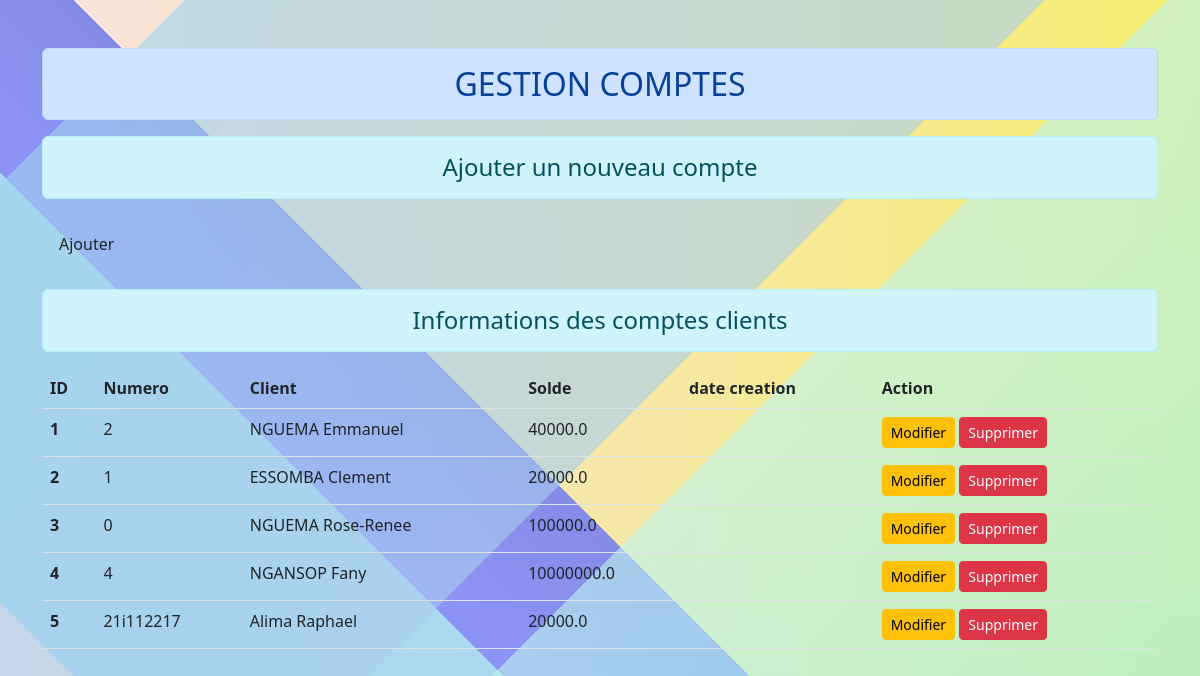
Page /compte/ on the committed database.
### client/models.py (models this page shows, shortened)
class Compte(models.Model):
    client = models.OneToOneField(Client,null=True, on_delete=models.SET_NULL)
    numero = models.CharField(max_length=100)
    solde = models.FloatField(default=0,verbose_name=u"Solde initial du compte")
    is_active = models.BooleanField(default=True)
    created_at = models.DateTimeField(auto_now_add=True)
    updated_at = models.DateTimeField(auto_now=True)

class Client(models.Model):
    nom = models.CharField(max_length=70)
    prenom = models.CharField(max_length=70)
    telephone = models.IntegerField(max_length=70)
    adresse = models.CharField(max_length=200)
    dtn=models.DateField(blank=True)
    lieu = models.CharField(max_length=200,blank=True, null=True)
    photo = models.ImageField(null=True, blank=True, upload_to="photos/")
    created_at = models.DateTimeField(auto_now_add=True,blank=True)
    updated_at = models.DateTimeField(auto_now=True,blank=True)
    agence = models.ForeignKey(Agence, null=True, on_delete=models.SET_NULL)
    user = models.ForeignKey(User, null=True, on_delete=models.SET_NULL)
    def __str__(self) -> str:
        return "{} {}".format(self.nom,self.prenom)

### client/views.py (the view)
# urls.py: path('compte/', views.traiter_compte, name = "edite"),
def traiter_compte(request):
    if request.method == 'POST':
        fm = CompteGestion(request.POST)
        if fm.is_valid():
            num = fm.cleaned_data['numero de compte']
            cli = fm.cleaned_data['client']
            solde = fm.cleaned_data['solde']
            jr = fm.cleaned_data['date ouverture']
            cpt = Compte(numero_de_compte = num, client = cli, solde =solde , date_ouverture = jr)
            cpt.save()
            fm = CompteGestion()
    else:
        fm = CompteGestion()
    compt = Compte.objects.all()
    return render(request, 'Comptes/edite.html',{'form':fm, 'cpt':compt})

### client/forms.py
class CompteGestion(forms.ModelForm):
    class Meta:
        model = Compte
        fields = ['numero', 'client', 'solde']
        widgets = {
            'numero': forms.TextInput(attrs={'class': 'form-control'}),
            'client': forms.Select(attrs={'class': 'form-control'}),
            'solde': forms.FloatField(),
        }

### client/templates/Comptes/edite.html (shortened to what this page needs)
{% extends 'Comptes/compte.html' %}
{% block content %}
<div class="row">
    <div class="col-sn-4">
        <h4 class="text-center alert alert alert-info">Ajouter un nouveau compte </h4>
            <form action="" method="POST">
                <input type="submit" class="alert btn btn-success" value="Ajouter">
            </form>
        </div>
        <div class="col-sm-20">
            <h4 class="text-center alert alert alert-info ">Informations des comptes clients</h4>
            {% if cpt %}
            <table class="table table-hover">
                <thead>
                  <tr>
                    <th scope="col">ID</th>
                    <th scope="col">Numero</th>
                    <th scope="col">Client</th>
                    <th scope="col">Solde </th>
                    <th scope="col">date creation</th>
                    <th scope="col">Action</th>
                  </tr>
                </thead>
                <tbody>
                    {% for st in cpt %}
                  <tr>
                    <th scope="row">{{st.id}}</th>
                    <td>{{st.numero}}</td>
                    <td>{{st.client}}</td>
                    <td>{{st.solde}}</td>
                    <td>{{st.jour}}</td>
                    <td>
                        <a href="a" class="btn btn-warning btn-sm">Modifier</a>
                        <a href="a" class="btn btn-danger btn-sm">Supprimer</a>
                    </td>
                  </tr>
                  {% endfor %}
                </tbody>
              </table>
            {% else %}
            <h4 class="text-center alert alert-warning">Pas de compte client</h4>
            {% endif %}
        </div>
    </div>
    {% endblock content %}

### client/static/assets/css/stylecompte.css (style rules this page uses)
body { height: 100vh; background-image: linear-gradient(135deg, transparent 0%, transparent 9%,rgba(159, 210, 238, 0.6) 9%, rgba(168, 204, 238, 0.6) 51%,transparent 51%, transparent 57%,rgba(188, 245, 238, 0.6) 57%, rgba(144, 240, 241, 0.6) 100%),linear-gradient(45deg, transparent 0%, transparent 12%,rgb(171, 217, 242) 12%, rgb(173, 216, 239) 33%,rgb(141, 148, 247) 33%, rgb(134, 140, 230) 45%,transparent 45%, transparent 100%),linear-gradient(90deg, rgb(249, 228, 228),rgb(243, 236, 111)); }

### rows in the picture
Compte: id "1", numero "2", client "NGUEMA Emmanuel", solde "40000.0"
Compte: id "2", numero "1", client "ESSOMBA Clement", solde "20000.0"
Compte: id "3", numero "0", client "NGUEMA Rose-Renee", solde "100000.0"
Compte: id "4", numero "4", client "NGANSOP Fany", solde "10000000.0"
Compte: id "5", numero "21i112217", client "Alima Raphael", solde "20000.0"
